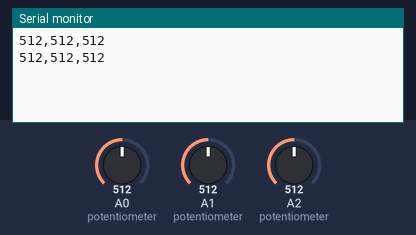
The program below on a simulated Arduino Mega 2560, built with avr-gcc and run on an emulated ATmega2560. Shown: the last lines printed to the serial monitor. The inputs (shaded band) are chosen by the test bench; at power-on: A0 (potentiometer) = 512, A1 (potentiometer) = 512, A2 (potentiometer) = 512.

Above: at 1.8 s.
1.9 s: A0 (potentiometer) set to 716
At 2.7 s:
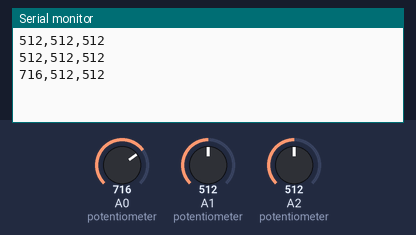
3.4 s: A1 (potentiometer) set to 716
At 4.7 s:
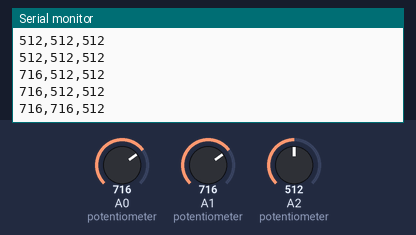
4.9 s: A2 (potentiometer) set to 716
At 5.8 s:
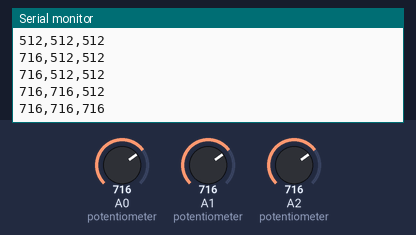
6.4 s: A0 (potentiometer) set to 900
At 7.7 s:
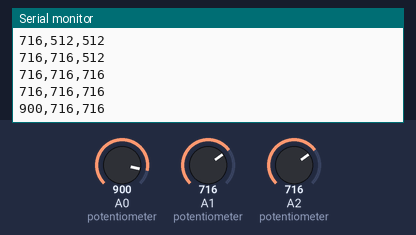
7.9 s: A1 (potentiometer) set to 900
At 8.6 s:
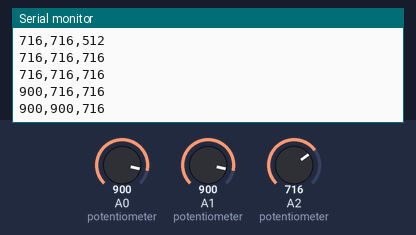
9.4 s: A2 (potentiometer) set to 900
At 10.8 s:
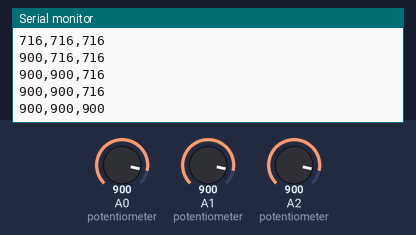
Timing chart, 0 to 11.9 s (numbered marks = the images above; inputs shaded):
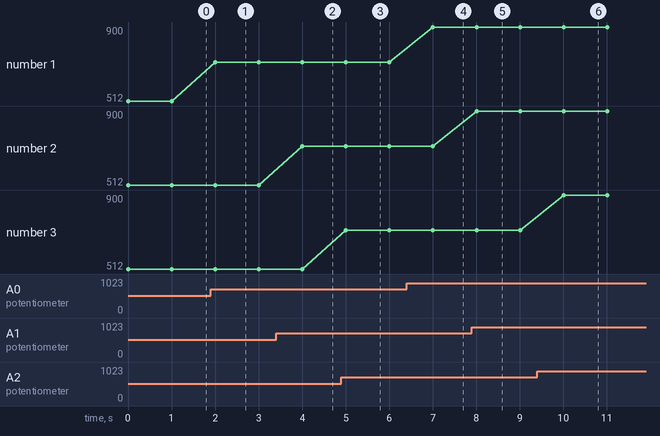

Measured:
- after the input at 1.9 s, the serial monitor: prints a new line after 0.10 s (image 1)
- after the input at 3.4 s, the serial monitor: prints a new line after 0.60 s (image 2)
- after the input at 4.9 s, the serial monitor: prints a new line after 0.10 s (image 3)
- after the input at 6.4 s, the serial monitor: prints a new line after 0.61 s (image 4)
- after the input at 7.9 s, the serial monitor: prints a new line after 0.11 s (image 5)
- after the input at 9.4 s, the serial monitor: prints a new line after 0.61 s (image 6)
- plotted number 1: 512 → 716 after the input at 1.9 s, 716 → 900 after the input at 6.4 s

The program:

main.cpp
```cpp
#include <Arduino.h>

void setup() {
	Serial.begin(9600);  // Pakai baud rate lebih tinggi (Mega mendukung)
	analogReference(DEFAULT);  // Kalibrasi ADC ke 5V (default)
  }

  void loop() {
	// Baca sensor (Pastikan pin sesuai wiring Anda!)
	int suhu = analogRead(A0);     // Pin A0 untuk suhu
	int kelembaban = analogRead(A1); // Pin A1 untuk kelembaban
	int cahaya = analogRead(A2);    // Pin A2 untuk cahaya

	// Kirim data dalam format CSV: suhu,kelembaban,cahaya
	Serial.print(suhu);
	Serial.print(",");
	Serial.print(kelembaban);
	Serial.print(",");
	Serial.println(cahaya);  // println() untuk akhiri dengan \r\n

	delay(1000);  // Kirim setiap 1 detik
}
```
